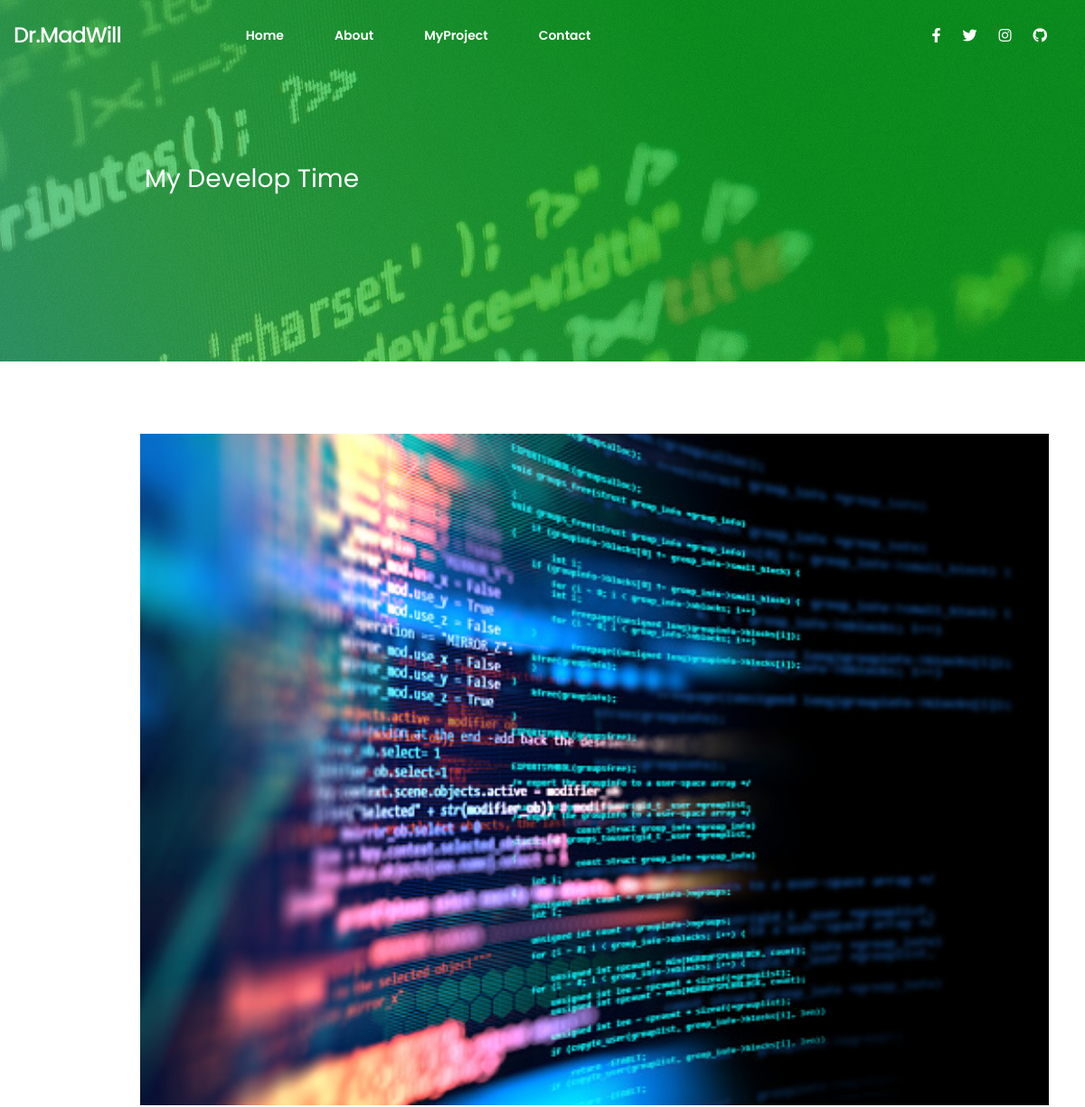
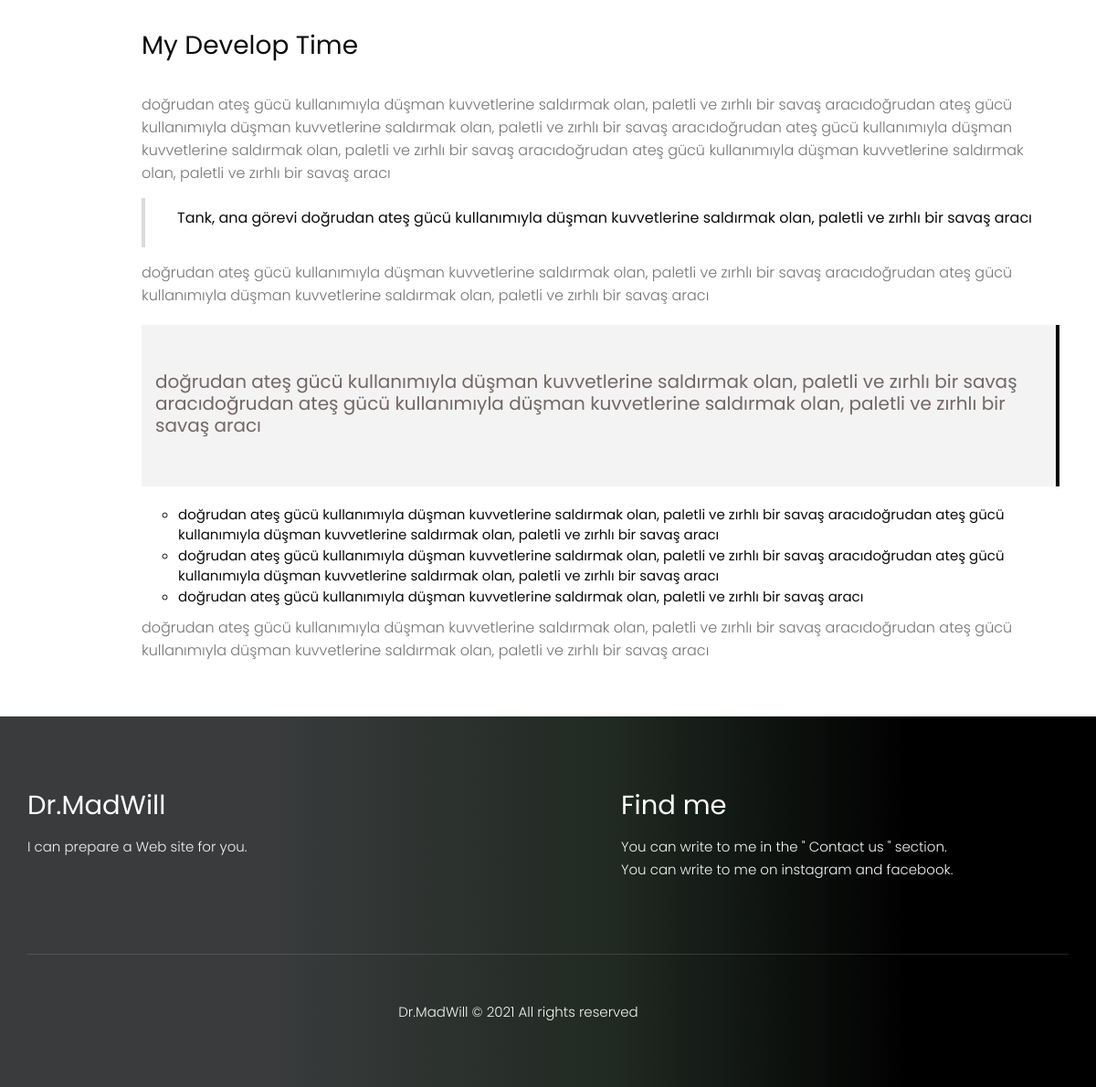
/project/4, run on the app's committed database (2 pictures, top to bottom).
### postd/models.py (models this page shows, shortened)
class Backgroundimg(db.Model):
    id = db.Column(db.Integer, primary_key=True)
    infoimg = db.Column(db.String(80), nullable=False)
    show=db.Column(db.String(1))

class Projectin(db.Model):
    id = db.Column(db.Integer, primary_key=True)
    protime = db.Column(db.String(25), nullable=False)
    protitle = db.Column(db.String(50), nullable=False)
    prosortcut = db.Column(db.String(80), nullable=False)
    projareya = db.Column(db.Text)
    cardTextadd=db.Column(db.String(210))
    projareya2 = db.Column(db.Text)
    projtitle = db.Column(db.String(100))
    listp = db.Column(db.String(70))
    listp1 = db.Column(db.String(70))
    listp2 = db.Column(db.String(70))
    listp3 = db.Column(db.String(70))
    listp4 = db.Column(db.String(70))
    listp5 = db.Column(db.String(70))
    listp6 = db.Column(db.String(70))
    listp7 = db.Column(db.String(70))
    projareya3 = db.Column(db.Text)
    proimg=db.Column(db.String(100))
    show=db.Column(db.String(10))

### postd/routes.py (the view)
@app.route('/project/<int:id>', methods=['GET','POST'])
def project(id):
    procejt=Projectin.query.get_or_404(id)
    bacgroundimall=Backgroundimg.query.all()
    hinfolen=len(bacgroundimall)-1
    backimg=bacgroundimall[hinfolen]
    return render_template('will-project.html',procejt=procejt,backimg=backimg)

### postd/templates/will-project.html (shortened to what this page needs)
{% extends 'base.html' %}
    {% block contet %}
        <main>
            <section style="background-image:linear-gradient(60deg, rgba(60,173,208,0.7) 25%, rgba(46,195,75,0.7) 56%, rgba(0,181,23,0.7) 83%), url(../static/img/{{backimg.infoimg}})" id="home-project">
                <div class="container pr-row home-project-deskop">
                    <div class="title-container">
                        <h2 class="home-project-title tcapitalize">
                            {{procejt.protitle}}
                        </h2>
                    </div>
                </div>
            </section>
            <section id="info-project">
                <div class="container">
                    <div class="left-space">
                        <div class="img-container">
                            <img class="pr-img-fluid" src="../static/img/{{procejt.proimg}}" alt="">
                        </div>
                        <div>
                            <h3 class="project-info-title tcapitalize">
                                {{procejt.protitle}}
                            </h3>
                            <p id="projareya" class="project-text">
                                {{procejt.projareya | safe}}
                            </p>
                            <div class="left-border">
                                <p>
                                    {{procejt.prosortcut}}
                                </p>
                            </div>
                            <p class="project-text">{{procejt.projareya2  | safe}}</p>
                            <div class="pr-row pr-justify-content-center info-project-info">
                                <h4 class="info-title">{{procejt.projtitle  | safe}}</h4>
                            </div>
                            {% if procejt.listp %}
                            <ol>
                                <li>
                                    {{procejt.listp | safe}}
                                </li>
                                {% if procejt.listp1 %}
                                <li>
                                    {{procejt.listp1 | safe}}
                                </li>
                                {% endif %}
                                {% if procejt.listp2 %}
                                <li>
                                    {{procejt.listp2 | safe}}
                                </li>
                                {% endif %}
                            </ol>
                            {% endif %}
                            <p class="project-text">{{procejt.projareya3 | safe}}</p>
                        </div>
                    </div>
                </div>
            </section>
        </main>
    {% endblock %}

### postd/static/css/header.css (style rules this page uses)
:root { --first-clr:#f1f1f1; --second-clr:rgba(221, 25, 25, 0.856); --trid-clr:#000; --fourth-clr:rgba(63, 59, 59,0.83); --btext-clr:#757575; --ttext-clr: #393939; --shadow:rgba(78, 78, 78, 0.342); --gradient-clr:linear-gradient(60deg, rgba(60,173,208,1) 25%, rgba(46,195,75,1) 56%, rgba(0,181,23,1) 83%); --ffamily:'Poppins', sans-serif; }
.container { padding: 0 !important; box-sizing: border-box; }

### postd/static/css/common.css (style rules this page uses)
:root { --first-clr:#f1f1f1; --second-clr:rgba(221, 25, 25, 0.856); --trid-clr:#000; --fourth-clr:rgba(63, 59, 59,0.83); --btext-clr:#757575; --ttext-clr: #393939; --shadow:rgba(78, 78, 78, 0.342); --gradient-clr:linear-gradient(60deg, rgba(60,173,208,1) 25%, rgba(46,195,75,1) 56%, rgba(0,181,23,1) 83%); --ffamily:'Poppins', sans-serif; }
html { scroll-behavior: smooth; }
body { font-family: var(--ffamily); margin: 0; padding: 0; box-sizing: border-box; color: rgb(12, 12, 12); }
html { font-size: 10px; transition: all 0.5s; }
.pr-row { display:flex; }
.pr-justify-content-center { justify-content: center; }
.tcapitalize { text-transform: capitalize; }

### postd/static/css/main.css (style rules this page uses)
:root { --first-clr:#f1f1f1; --second-clr:rgba(221, 25, 25, 0.856); --trid-clr:#000; --fourth-clr:rgba(63, 59, 59,0.83); --btext-clr:#757575; --ttext-clr: #393939; --shadow:rgba(78, 78, 78, 0.342); --gradient-clr:linear-gradient(60deg, rgba(60,173,208,1) 25%, rgba(46,195,75,1) 56%, rgba(0,181,23,1) 83%); --ffamily:'Poppins', sans-serif; }

### postd/static/css/footer.css (style rules this page uses)
:root { --first-clr:#f1f1f1; --second-clr:rgba(221, 25, 25, 0.856); --trid-clr:#000; --fourth-clr:rgba(63, 59, 59,0.83); --btext-clr:#757575; --ttext-clr: #393939; --shadow:rgba(78, 78, 78, 0.342); --gradient-clr:linear-gradient(60deg, rgba(60,173,208,1) 25%, rgba(46,195,75,1) 56%, rgba(0,181,23,1) 83%); --ffamily:'Poppins', sans-serif; }

### postd/static/css/sayfa.css (style rules this page uses)
* { font-family: 'Poppins', sans-serif; }
#home-project { background-repeat: no-repeat; background-attachment: fixed; background-position: bottom; background-size: cover; }
#home-project .pr-row { align-items: center; color: white; transition: all 0.3s; }
#home-project .title-container { margin-left: 115px; width: 460px; padding: 0 15px; transition: all 0.3s; }
.home-project-title { font-size: 28px; font-weight: 400; }
.home-project-deskop { height: 400px; transition: all 0.3s; }
#info-project { padding: 55px 0; }
.left-space { margin-left: 115px; padding: 0 10px; }
.img-container { width: 100%; margin: 25px 0; }
.pr-img-fluid { width: 100%; height: auto; }
.project-text { font-family: 'Poppins', sans-serif; font-size: 16px; font-weight: 300; color: #757575; line-height: 25px; margin: 5px 0; }
.project-info-title { font-size: 28px; font-weight: 400; margin: 35px 0; font-family: 'Poppins', sans-serif; }
.left-border { border-left: 4px solid #cccacab2; padding:10px 0px 10px 35px ; font-size: 16px; font-weight: 300; font-weight: 400; margin: 15px 0; }
.info-project-info { margin: 20px 0; padding: 50px 0; background-color: #f3f3f3; border-right: 4px solid black; }
.info-title { font-size: 20px; margin-left: 15px; font-weight: 400; color: rgb(116, 102, 102); }
ol { list-style: circle; font-size: 15px; }

### data on the page
Backgroundimg: infoimg (picture)
Projectin: protitle "My Develop Time", proimg (picture), projareya "doğrudan ateş gücü kullanımıyla düşman kuvvetlerine saldırmak olan, paletli ve zırhlı bir savaş aracıdoğrudan ateş gücü kullanımıyla düşman kuvvetlerine saldırmak olan, paletli ve zırhlı bir savaş aracıdoğrudan ateş gücü kullanımıyla düşman kuvvetlerine saldırmak olan, paletli ve zırhlı bir savaş aracıdoğrudan ateş gücü kullanımıyla düşman kuvvetlerine saldırmak olan, paletli ve zırhlı bir savaş aracı", prosortcut "Tank, ana görevi doğrudan ateş gücü kullanımıyla düşman kuvvetlerine saldırmak olan, paletli ve zırhlı bir savaş aracı", projareya2 "doğrudan ateş gücü kullanımıyla düşman kuvvetlerine saldırmak olan, paletli ve zırhlı bir savaş aracıdoğrudan ateş gücü kullanımıyla düşman kuvvetlerine saldırmak olan, paletli ve zırhlı bir savaş aracı", projtitle "doğrudan ateş gücü kullanımıyla düşman kuvvetlerine saldırmak olan, paletli ve zırhlı bir savaş aracıdoğrudan ateş gücü kullanımıyla düşman kuvvetlerine saldırmak olan, paletli ve zırhlı bir savaş aracı", listp "doğrudan ateş gücü kullanımıyla düşman kuvvetlerine saldırmak olan, paletli ve zırhlı bir savaş aracıdoğrudan ateş gücü kullanımıyla düşman kuvvetlerine saldırmak olan, paletli ve zırhlı bir savaş aracı", listp1 "doğrudan ateş gücü kullanımıyla düşman kuvvetlerine saldırmak olan, paletli ve zırhlı bir savaş aracıdoğrudan ateş gücü kullanımıyla düşman kuvvetlerine saldırmak olan, paletli ve zırhlı bir savaş aracı", listp2 "doğrudan ateş gücü kullanımıyla düşman kuvvetlerine saldırmak olan, paletli ve zırhlı bir savaş aracı", projareya3 "doğrudan ateş gücü kullanımıyla düşman kuvvetlerine saldırmak olan, paletli ve zırhlı bir savaş aracıdoğrudan ateş gücü kullanımıyla düşman kuvvetlerine saldırmak olan, paletli ve zırhlı bir savaş aracı"
